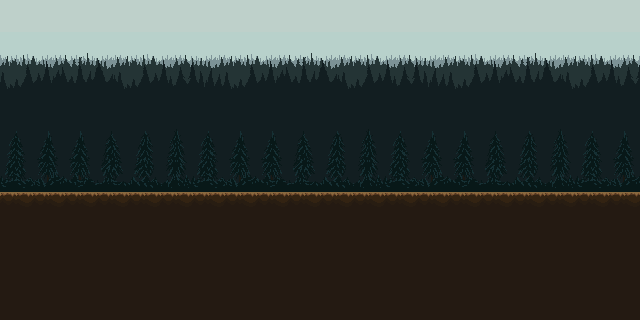

Below is a game level as drawn by its tile map, then a one-line description and the .tmx file that defines it, in full:
An orthogonal 20x10 tile map with 32x32 px tiles, 2 tile layers (Background, Main), 8 tilesets.

<map version="1.10" tiledversion="1.10.2" orientation="orthogonal" renderorder="right-down" width="20" height="10" tilewidth="32" tileheight="32" infinite="0" nextlayerid="10" nextobjectid="1">
 <tileset firstgid="1" source="Textures&amp;trees.tsx" />
 <tileset firstgid="57" source="Tlayer3.tsx" />
 <tileset firstgid="92" source="Tlayer2.tsx" />
 <tileset firstgid="127" source="Tlayer1.tsx" />
 <tileset firstgid="162" source="bgcolor.tsx" />
 <tileset firstgid="197" source="arbre.tsx" />
 <tileset firstgid="207" source="main.tsx" />
 <tileset firstgid="227" source="Background.tsx" />
 <layer id="9" name="Background" width="20" height="10">
  <data encoding="csv">
163,164,165,166,167,168,162,163,164,165,166,167,168,162,163,164,165,166,167,168,
228,229,230,231,232,233,227,228,229,230,231,232,233,227,228,229,230,231,232,233,
235,236,237,238,239,240,234,235,236,237,238,239,240,234,235,236,237,238,239,240,
242,243,244,245,246,247,241,242,243,244,245,246,247,241,242,243,244,245,246,247,
249,250,251,252,253,254,248,249,250,251,252,253,254,248,249,250,251,252,253,254,
256,257,258,259,260,261,255,256,257,258,259,260,261,255,256,257,258,259,260,261,
0,0,0,0,0,0,0,0,0,0,0,0,0,0,0,0,0,0,0,0,
0,0,0,0,0,0,0,0,0,0,0,0,0,0,0,0,0,0,0,0,
0,0,0,0,0,0,0,0,0,0,0,0,0,0,0,0,0,0,0,0,
0,0,0,0,0,0,0,0,0,0,0,0,0,0,0,0,0,0,0,0
</data>
 </layer>
 <layer id="1" name="Main" width="20" height="10">
  <data encoding="csv">
0,0,0,0,0,0,0,0,0,0,0,0,0,0,0,0,0,0,0,0,
0,0,0,0,0,0,0,0,0,0,0,0,0,0,0,0,0,0,0,0,
0,0,0,0,0,0,0,0,0,0,0,0,0,0,0,0,0,0,0,0,
0,0,0,0,0,0,0,0,0,0,0,0,0,0,0,0,0,0,0,0,
211,212,207,208,209,210,211,212,207,208,209,210,211,212,207,208,209,210,211,212,
225,226,221,222,223,224,225,226,221,222,223,224,225,226,221,222,223,224,225,226,
43,43,43,43,43,43,43,43,43,43,43,43,43,43,43,43,43,43,43,43,
51,51,51,51,51,51,51,51,51,51,51,51,51,51,51,51,51,51,51,51,
51,51,51,51,51,51,51,51,51,51,51,51,51,51,51,51,51,51,51,51,
51,51,51,51,51,51,51,51,51,51,51,51,51,51,51,51,51,51,51,51
</data>
 </layer>
</map>
